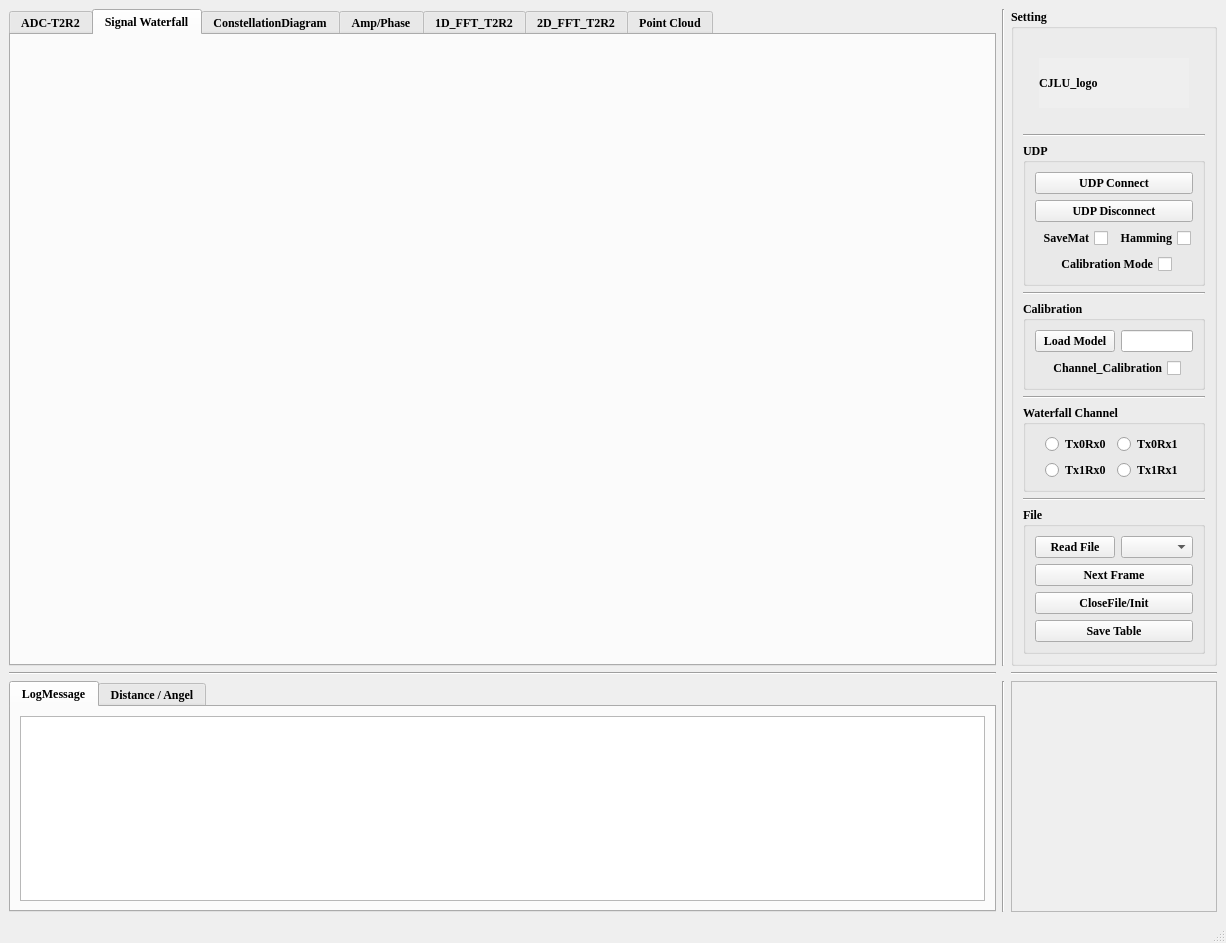
<?xml version="1.0" encoding="UTF-8"?>
<ui version="4.0">
 <class>MainWindow</class>
 <widget class="QMainWindow" name="MainWindow">
  <property name="geometry">
   <rect>
    <x>0</x>
    <y>0</y>
    <width>1226</width>
    <height>943</height>
   </rect>
  </property>
  <property name="windowTitle">
   <string>MainWindow</string>
  </property>
  <property name="layoutDirection">
   <enum>Qt::LeftToRight</enum>
  </property>
  <property name="autoFillBackground">
   <bool>true</bool>
  </property>
  <widget class="QWidget" name="centralwidget">
   <property name="layoutDirection">
    <enum>Qt::LeftToRight</enum>
   </property>
   <layout class="QGridLayout" name="gridLayout">
    <item row="3" column="1">
     <widget class="Line" name="line_3">
      <property name="orientation">
       <enum>Qt::Vertical</enum>
      </property>
     </widget>
    </item>
    <item row="3" column="0">
     <widget class="QTabWidget" name="tabWidget_Message">
      <property name="sizePolicy">
       <sizepolicy hsizetype="Expanding" vsizetype="Expanding">
        <horstretch>2</horstretch>
        <verstretch>3</verstretch>
       </sizepolicy>
      </property>
      <property name="font">
       <font>
        <family>Times New Roman</family>
        <weight>75</weight>
        <bold>true</bold>
       </font>
      </property>
      <property name="currentIndex">
       <number>0</number>
      </property>
      <widget class="QWidget" name="tab_log">
       <attribute name="title">
        <string>LogMessage</string>
       </attribute>
       <layout class="QHBoxLayout" name="horizontalLayout">
        <item>
         <widget class="QTextEdit" name="textEdit_log"/>
        </item>
       </layout>
      </widget>
      <widget class="QWidget" name="tab_Distance">
       <attribute name="title">
        <string>Distance / Angel</string>
       </attribute>
       <layout class="QHBoxLayout" name="horizontalLayout_2">
        <item>
         <widget class="QTableWidget" name="tableWidget_distance"/>
        </item>
       </layout>
      </widget>
     </widget>
    </item>
    <item row="0" column="2">
     <widget class="QGroupBox" name="groupBox_Config">
      <property name="sizePolicy">
       <sizepolicy hsizetype="Expanding" vsizetype="Expanding">
        <horstretch>2</horstretch>
        <verstretch>2</verstretch>
       </sizepolicy>
      </property>
      <property name="font">
       <font>
        <family>Times New Roman</family>
        <weight>75</weight>
        <bold>true</bold>
       </font>
      </property>
      <property name="title">
       <string>Setting</string>
      </property>
      <layout class="QVBoxLayout" name="verticalLayout">
       <item>
        <spacer name="verticalSpacer_3">
         <property name="orientation">
          <enum>Qt::Vertical</enum>
         </property>
         <property name="sizeType">
          <enum>QSizePolicy::Fixed</enum>
         </property>
         <property name="sizeHint" stdset="0">
          <size>
           <width>20</width>
           <height>20</height>
          </size>
         </property>
        </spacer>
       </item>
       <item>
        <layout class="QHBoxLayout" name="horizontalLayout_7">
         <item>
          <spacer name="horizontalSpacer_7">
           <property name="orientation">
            <enum>Qt::Horizontal</enum>
           </property>
           <property name="sizeHint" stdset="0">
            <size>
             <width>40</width>
             <height>20</height>
            </size>
           </property>
          </spacer>
         </item>
         <item>
          <widget class="QLabel" name="CJLU_logo_label">
           <property name="sizePolicy">
            <sizepolicy hsizetype="Fixed" vsizetype="Fixed">
             <horstretch>0</horstretch>
             <verstretch>0</verstretch>
            </sizepolicy>
           </property>
           <property name="minimumSize">
            <size>
             <width>150</width>
             <height>50</height>
            </size>
           </property>
           <property name="maximumSize">
            <size>
             <width>150</width>
             <height>50</height>
            </size>
           </property>
           <property name="layoutDirection">
            <enum>Qt::LeftToRight</enum>
           </property>
           <property name="autoFillBackground">
            <bool>true</bool>
           </property>
           <property name="text">
            <string>CJLU_logo</string>
           </property>
          </widget>
         </item>
         <item>
          <spacer name="horizontalSpacer_8">
           <property name="orientation">
            <enum>Qt::Horizontal</enum>
           </property>
           <property name="sizeHint" stdset="0">
            <size>
             <width>40</width>
             <height>20</height>
            </size>
           </property>
          </spacer>
         </item>
        </layout>
       </item>
       <item>
        <spacer name="verticalSpacer_2">
         <property name="orientation">
          <enum>Qt::Vertical</enum>
         </property>
         <property name="sizeType">
          <enum>QSizePolicy::Fixed</enum>
         </property>
         <property name="sizeHint" stdset="0">
          <size>
           <width>20</width>
           <height>20</height>
          </size>
         </property>
        </spacer>
       </item>
       <item>
        <widget class="Line" name="line_7">
         <property name="orientation">
          <enum>Qt::Horizontal</enum>
         </property>
        </widget>
       </item>
       <item>
        <widget class="QGroupBox" name="groupBox_UDP">
         <property name="title">
          <string>UDP</string>
         </property>
         <layout class="QVBoxLayout" name="verticalLayout_2">
          <item>
           <widget class="QPushButton" name="pushButton_Connect">
            <property name="text">
             <string>UDP Connect</string>
            </property>
           </widget>
          </item>
          <item>
           <widget class="QPushButton" name="pushButton_Disconnect">
            <property name="text">
             <string>UDP Disconnect</string>
            </property>
           </widget>
          </item>
          <item>
           <layout class="QHBoxLayout" name="horizontalLayout_5">
            <item>
             <spacer name="horizontalSpacer">
              <property name="orientation">
               <enum>Qt::Horizontal</enum>
              </property>
              <property name="sizeHint" stdset="0">
               <size>
                <width>40</width>
                <height>20</height>
               </size>
              </property>
             </spacer>
            </item>
            <item>
             <widget class="QCheckBox" name="checkBox_IsSave">
              <property name="sizePolicy">
               <sizepolicy hsizetype="Expanding" vsizetype="Fixed">
                <horstretch>0</horstretch>
                <verstretch>0</verstretch>
               </sizepolicy>
              </property>
              <property name="layoutDirection">
               <enum>Qt::RightToLeft</enum>
              </property>
              <property name="text">
               <string>SaveMat</string>
              </property>
             </widget>
            </item>
            <item>
             <widget class="QCheckBox" name="checkBox_HammingWindow">
              <property name="sizePolicy">
               <sizepolicy hsizetype="Expanding" vsizetype="Fixed">
                <horstretch>0</horstretch>
                <verstretch>0</verstretch>
               </sizepolicy>
              </property>
              <property name="layoutDirection">
               <enum>Qt::RightToLeft</enum>
              </property>
              <property name="text">
               <string>Hamming</string>
              </property>
             </widget>
            </item>
            <item>
             <spacer name="horizontalSpacer_2">
              <property name="orientation">
               <enum>Qt::Horizontal</enum>
              </property>
              <property name="sizeHint" stdset="0">
               <size>
                <width>40</width>
                <height>20</height>
               </size>
              </property>
             </spacer>
            </item>
           </layout>
          </item>
          <item>
           <layout class="QHBoxLayout" name="horizontalLayout_10">
            <item>
             <spacer name="horizontalSpacer_13">
              <property name="orientation">
               <enum>Qt::Horizontal</enum>
              </property>
              <property name="sizeHint" stdset="0">
               <size>
                <width>40</width>
                <height>20</height>
               </size>
              </property>
             </spacer>
            </item>
            <item>
             <widget class="QCheckBox" name="checkBox_CalibrationMode">
              <property name="sizePolicy">
               <sizepolicy hsizetype="Expanding" vsizetype="Fixed">
                <horstretch>0</horstretch>
                <verstretch>0</verstretch>
               </sizepolicy>
              </property>
              <property name="layoutDirection">
               <enum>Qt::RightToLeft</enum>
              </property>
              <property name="text">
               <string>Calibration Mode‌</string>
              </property>
             </widget>
            </item>
            <item>
             <spacer name="horizontalSpacer_14">
              <property name="orientation">
               <enum>Qt::Horizontal</enum>
              </property>
              <property name="sizeHint" stdset="0">
               <size>
                <width>40</width>
                <height>20</height>
               </size>
              </property>
             </spacer>
            </item>
           </layout>
          </item>
         </layout>
        </widget>
       </item>
       <item>
        <widget class="Line" name="line_8">
         <property name="orientation">
          <enum>Qt::Horizontal</enum>
         </property>
        </widget>
       </item>
       <item>
        <widget class="QGroupBox" name="groupBox_calibration">
         <property name="title">
          <string>Calibration</string>
         </property>
         <layout class="QVBoxLayout" name="verticalLayout_5">
          <item>
           <layout class="QHBoxLayout" name="horizontalLayout_11">
            <item>
             <widget class="QPushButton" name="pushButton_LoadMode">
              <property name="sizePolicy">
               <sizepolicy hsizetype="Preferred" vsizetype="Fixed">
                <horstretch>5</horstretch>
                <verstretch>0</verstretch>
               </sizepolicy>
              </property>
              <property name="text">
               <string>Load Model</string>
              </property>
             </widget>
            </item>
            <item>
             <widget class="QLineEdit" name="lineEdit_ModeName">
              <property name="sizePolicy">
               <sizepolicy hsizetype="Expanding" vsizetype="Fixed">
                <horstretch>5</horstretch>
                <verstretch>0</verstretch>
               </sizepolicy>
              </property>
             </widget>
            </item>
           </layout>
          </item>
          <item>
           <layout class="QHBoxLayout" name="horizontalLayout_9">
            <item>
             <spacer name="horizontalSpacer_11">
              <property name="orientation">
               <enum>Qt::Horizontal</enum>
              </property>
              <property name="sizeHint" stdset="0">
               <size>
                <width>40</width>
                <height>20</height>
               </size>
              </property>
             </spacer>
            </item>
            <item>
             <widget class="QCheckBox" name="checkBox_channel_calibration">
              <property name="layoutDirection">
               <enum>Qt::RightToLeft</enum>
              </property>
              <property name="text">
               <string>Channel_Calibration</string>
              </property>
             </widget>
            </item>
            <item>
             <spacer name="horizontalSpacer_12">
              <property name="orientation">
               <enum>Qt::Horizontal</enum>
              </property>
              <property name="sizeHint" stdset="0">
               <size>
                <width>40</width>
                <height>20</height>
               </size>
              </property>
             </spacer>
            </item>
           </layout>
          </item>
         </layout>
        </widget>
       </item>
       <item>
        <widget class="Line" name="line_5">
         <property name="orientation">
          <enum>Qt::Horizontal</enum>
         </property>
        </widget>
       </item>
       <item>
        <widget class="QGroupBox" name="groupBox_Display">
         <property name="title">
          <string>Waterfall Channel</string>
         </property>
         <layout class="QVBoxLayout" name="verticalLayout_4">
          <item>
           <layout class="QHBoxLayout" name="horizontalLayout_6">
            <item>
             <spacer name="horizontalSpacer_3">
              <property name="orientation">
               <enum>Qt::Horizontal</enum>
              </property>
              <property name="sizeHint" stdset="0">
               <size>
                <width>40</width>
                <height>20</height>
               </size>
              </property>
             </spacer>
            </item>
            <item>
             <widget class="QRadioButton" name="radioButton_t0r0">
              <property name="text">
               <string>Tx0Rx0</string>
              </property>
             </widget>
            </item>
            <item>
             <widget class="QRadioButton" name="radioButton_t0r1">
              <property name="text">
               <string>Tx0Rx1</string>
              </property>
             </widget>
            </item>
            <item>
             <spacer name="horizontalSpacer_4">
              <property name="orientation">
               <enum>Qt::Horizontal</enum>
              </property>
              <property name="sizeHint" stdset="0">
               <size>
                <width>40</width>
                <height>20</height>
               </size>
              </property>
             </spacer>
            </item>
           </layout>
          </item>
          <item>
           <layout class="QHBoxLayout" name="horizontalLayout_12">
            <item>
             <spacer name="horizontalSpacer_5">
              <property name="orientation">
               <enum>Qt::Horizontal</enum>
              </property>
              <property name="sizeHint" stdset="0">
               <size>
                <width>40</width>
                <height>20</height>
               </size>
              </property>
             </spacer>
            </item>
            <item>
             <widget class="QRadioButton" name="radioButton_t1r0">
              <property name="text">
               <string>Tx1Rx0</string>
              </property>
             </widget>
            </item>
            <item>
             <widget class="QRadioButton" name="radioButton_t1r1">
              <property name="text">
               <string>Tx1Rx1</string>
              </property>
             </widget>
            </item>
            <item>
             <spacer name="horizontalSpacer_6">
              <property name="orientation">
               <enum>Qt::Horizontal</enum>
              </property>
              <property name="sizeHint" stdset="0">
               <size>
                <width>40</width>
                <height>20</height>
               </size>
              </property>
             </spacer>
            </item>
           </layout>
          </item>
         </layout>
        </widget>
       </item>
       <item>
        <widget class="Line" name="line_6">
         <property name="orientation">
          <enum>Qt::Horizontal</enum>
         </property>
        </widget>
       </item>
       <item>
        <widget class="QGroupBox" name="groupBox_File">
         <property name="title">
          <string>File</string>
         </property>
         <layout class="QVBoxLayout" name="verticalLayout_3">
          <item>
           <layout class="QHBoxLayout" name="horizontalLayout_4">
            <item>
             <widget class="QPushButton" name="pushButton_ReadFile">
              <property name="sizePolicy">
               <sizepolicy hsizetype="Expanding" vsizetype="Fixed">
                <horstretch>0</horstretch>
                <verstretch>0</verstretch>
               </sizepolicy>
              </property>
              <property name="text">
               <string>Read File</string>
              </property>
             </widget>
            </item>
            <item>
             <widget class="QComboBox" name="comboBox_MatFrom"/>
            </item>
           </layout>
          </item>
          <item>
           <widget class="QPushButton" name="pushButton_Next">
            <property name="text">
             <string>Next Frame</string>
            </property>
           </widget>
          </item>
          <item>
           <widget class="QPushButton" name="pushButton_CloseFile">
            <property name="text">
             <string>CloseFile/Init</string>
            </property>
           </widget>
          </item>
          <item>
           <widget class="QPushButton" name="pushButton">
            <property name="text">
             <string>Save Table</string>
            </property>
           </widget>
          </item>
         </layout>
        </widget>
       </item>
       <item>
        <spacer name="verticalSpacer">
         <property name="orientation">
          <enum>Qt::Vertical</enum>
         </property>
         <property name="sizeHint" stdset="0">
          <size>
           <width>20</width>
           <height>40</height>
          </size>
         </property>
        </spacer>
       </item>
      </layout>
     </widget>
    </item>
    <item row="0" column="1">
     <widget class="Line" name="line_4">
      <property name="orientation">
       <enum>Qt::Vertical</enum>
      </property>
     </widget>
    </item>
    <item row="1" column="0">
     <widget class="Line" name="line">
      <property name="orientation">
       <enum>Qt::Horizontal</enum>
      </property>
     </widget>
    </item>
    <item row="0" column="0">
     <widget class="QTabWidget" name="tabWidget_Display">
      <property name="sizePolicy">
       <sizepolicy hsizetype="Expanding" vsizetype="Expanding">
        <horstretch>10</horstretch>
        <verstretch>8</verstretch>
       </sizepolicy>
      </property>
      <property name="font">
       <font>
        <family>Times New Roman</family>
        <weight>75</weight>
        <bold>true</bold>
       </font>
      </property>
      <property name="currentIndex">
       <number>1</number>
      </property>
      <widget class="QWidget" name="tab_ADC">
       <attribute name="title">
        <string>ADC-T2R2</string>
       </attribute>
       <layout class="QGridLayout" name="gridLayout_2">
        <item row="0" column="1">
         <widget class="QWidget" name="widget_tx0rx1" native="true">
          <property name="sizePolicy">
           <sizepolicy hsizetype="Expanding" vsizetype="Expanding">
            <horstretch>0</horstretch>
            <verstretch>0</verstretch>
           </sizepolicy>
          </property>
         </widget>
        </item>
        <item row="1" column="0">
         <widget class="QWidget" name="widget_tx1rx0" native="true">
          <property name="sizePolicy">
           <sizepolicy hsizetype="Expanding" vsizetype="Expanding">
            <horstretch>0</horstretch>
            <verstretch>0</verstretch>
           </sizepolicy>
          </property>
         </widget>
        </item>
        <item row="1" column="1">
         <widget class="QWidget" name="widget_tx1rx1" native="true">
          <property name="sizePolicy">
           <sizepolicy hsizetype="Expanding" vsizetype="Expanding">
            <horstretch>0</horstretch>
            <verstretch>0</verstretch>
           </sizepolicy>
          </property>
         </widget>
        </item>
        <item row="0" column="0">
         <widget class="QWidget" name="widget_tx0rx0" native="true">
          <property name="sizePolicy">
           <sizepolicy hsizetype="Expanding" vsizetype="Expanding">
            <horstretch>0</horstretch>
            <verstretch>0</verstretch>
           </sizepolicy>
          </property>
         </widget>
        </item>
       </layout>
      </widget>
      <widget class="QWidget" name="tab">
       <attribute name="title">
        <string>Signal Waterfall</string>
       </attribute>
       <layout class="QHBoxLayout" name="horizontalLayout_8">
        <item>
         <widget class="QWidget" name="widget_Waterfall" native="true"/>
        </item>
       </layout>
      </widget>
      <widget class="QWidget" name="tab_ConstellationDiagram">
       <attribute name="title">
        <string>ConstellationDiagram</string>
       </attribute>
       <layout class="QGridLayout" name="gridLayout_6">
        <item row="0" column="0">
         <widget class="QWidget" name="widget_CDtx0rx0" native="true"/>
        </item>
        <item row="0" column="1">
         <widget class="QWidget" name="widget_CDtx0rx1" native="true"/>
        </item>
        <item row="1" column="0">
         <widget class="QWidget" name="widget_CDtx1rx0" native="true"/>
        </item>
        <item row="1" column="1">
         <widget class="QWidget" name="widget_CDtx1rx1" native="true"/>
        </item>
       </layout>
      </widget>
      <widget class="QWidget" name="tab__AmpPhase">
       <attribute name="title">
        <string>Amp/Phase</string>
       </attribute>
       <layout class="QGridLayout" name="gridLayout_7">
        <item row="0" column="0">
         <widget class="QWidget" name="widget_APtx0rx0" native="true"/>
        </item>
        <item row="0" column="1">
         <widget class="QWidget" name="widget_APtx0rx1" native="true"/>
        </item>
        <item row="1" column="0">
         <widget class="QWidget" name="widget_APtx1rx0" native="true"/>
        </item>
        <item row="1" column="1">
         <widget class="QWidget" name="widget_APtx1rx1" native="true"/>
        </item>
       </layout>
      </widget>
      <widget class="QWidget" name="tab_1DFFT">
       <property name="minimumSize">
        <size>
         <width>0</width>
         <height>0</height>
        </size>
       </property>
       <attribute name="title">
        <string>1D_FFT_T2R2</string>
       </attribute>
       <layout class="QGridLayout" name="gridLayout_3">
        <item row="0" column="0">
         <widget class="QWidget" name="widget_1DFFTtx0rx0" native="true"/>
        </item>
        <item row="0" column="1">
         <widget class="QWidget" name="widget_1DFFTtx0rx1" native="true"/>
        </item>
        <item row="1" column="0">
         <widget class="QWidget" name="widget_1DFFTtx1rx0" native="true"/>
        </item>
        <item row="1" column="1">
         <widget class="QWidget" name="widget_1DFFTtx1rx1" native="true"/>
        </item>
       </layout>
      </widget>
      <widget class="QWidget" name="tab_2DFFT">
       <attribute name="title">
        <string>2D_FFT_T2R2</string>
       </attribute>
       <layout class="QGridLayout" name="gridLayout_4">
        <item row="0" column="0">
         <widget class="QWidget" name="widget_2DFFTtx0rx0" native="true"/>
        </item>
        <item row="0" column="1">
         <widget class="QWidget" name="widget_2DFFTtx0rx1" native="true"/>
        </item>
        <item row="1" column="0">
         <widget class="QWidget" name="widget_2DFFTtx1rx0" native="true"/>
        </item>
        <item row="1" column="1">
         <widget class="QWidget" name="widget_2DFFTtx1rx1" native="true"/>
        </item>
       </layout>
      </widget>
      <widget class="QWidget" name="tab_PoitCloud">
       <attribute name="title">
        <string>Point Cloud</string>
       </attribute>
       <layout class="QHBoxLayout" name="horizontalLayout_3">
        <item>
         <widget class="QWidget" name="widget_PointCloud" native="true"/>
        </item>
       </layout>
      </widget>
     </widget>
    </item>
    <item row="1" column="2">
     <widget class="Line" name="line_2">
      <property name="orientation">
       <enum>Qt::Horizontal</enum>
      </property>
     </widget>
    </item>
    <item row="3" column="2">
     <widget class="QFrame" name="frame">
      <property name="frameShape">
       <enum>QFrame::StyledPanel</enum>
      </property>
      <property name="frameShadow">
       <enum>QFrame::Raised</enum>
      </property>
     </widget>
    </item>
   </layout>
   <zorder>tabWidget_Display</zorder>
   <zorder>line_3</zorder>
   <zorder>line</zorder>
   <zorder>line_4</zorder>
   <zorder>line_2</zorder>
   <zorder>groupBox_Config</zorder>
   <zorder>tabWidget_Message</zorder>
   <zorder>frame</zorder>
  </widget>
  <widget class="QMenuBar" name="menubar">
   <property name="geometry">
    <rect>
     <x>0</x>
     <y>0</y>
     <width>1226</width>
     <height>22</height>
    </rect>
   </property>
  </widget>
  <widget class="QStatusBar" name="statusbar"/>
 </widget>
 <resources/>
 <connections>
  <connection>
   <sender>pushButton_Connect</sender>
   <signal>clicked()</signal>
   <receiver>MainWindow</receiver>
   <slot>UDP_connect()</slot>
   <hints>
    <hint type="sourcelabel">
     <x>1035</x>
     <y>220</y>
    </hint>
    <hint type="destinationlabel">
     <x>927</x>
     <y>215</y>
    </hint>
   </hints>
  </connection>
  <connection>
   <sender>pushButton_Disconnect</sender>
   <signal>clicked()</signal>
   <receiver>MainWindow</receiver>
   <slot>UDP_disconnect()</slot>
   <hints>
    <hint type="sourcelabel">
     <x>1035</x>
     <y>249</y>
    </hint>
    <hint type="destinationlabel">
     <x>928</x>
     <y>337</y>
    </hint>
   </hints>
  </connection>
  <connection>
   <sender>pushButton_ReadFile</sender>
   <signal>clicked()</signal>
   <receiver>MainWindow</receiver>
   <slot>ReadFile()</slot>
   <hints>
    <hint type="sourcelabel">
     <x>961</x>
     <y>607</y>
    </hint>
    <hint type="destinationlabel">
     <x>806</x>
     <y>124</y>
    </hint>
   </hints>
  </connection>
  <connection>
   <sender>pushButton_Next</sender>
   <signal>clicked()</signal>
   <receiver>MainWindow</receiver>
   <slot>ShowNextFrame()</slot>
   <hints>
    <hint type="sourcelabel">
     <x>1035</x>
     <y>637</y>
    </hint>
    <hint type="destinationlabel">
     <x>805</x>
     <y>197</y>
    </hint>
   </hints>
  </connection>
  <connection>
   <sender>pushButton_CloseFile</sender>
   <signal>clicked()</signal>
   <receiver>MainWindow</receiver>
   <slot>CloseFile()</slot>
   <hints>
    <hint type="sourcelabel">
     <x>1035</x>
     <y>666</y>
    </hint>
    <hint type="destinationlabel">
     <x>806</x>
     <y>237</y>
    </hint>
   </hints>
  </connection>
  <connection>
   <sender>pushButton</sender>
   <signal>clicked()</signal>
   <receiver>MainWindow</receiver>
   <slot>SaveTable()</slot>
   <hints>
    <hint type="sourcelabel">
     <x>1035</x>
     <y>695</y>
    </hint>
    <hint type="destinationlabel">
     <x>865</x>
     <y>644</y>
    </hint>
   </hints>
  </connection>
  <connection>
   <sender>pushButton_LoadMode</sender>
   <signal>clicked()</signal>
   <receiver>MainWindow</receiver>
   <slot>LoadCalibratioMode()</slot>
   <hints>
    <hint type="sourcelabel">
     <x>938</x>
     <y>367</y>
    </hint>
    <hint type="destinationlabel">
     <x>865</x>
     <y>408</y>
    </hint>
   </hints>
  </connection>
 </connections>
 <slots>
  <slot>UDP_connect()</slot>
  <slot>UDP_disconnect()</slot>
  <slot>ReadFile()</slot>
  <slot>ShowNextFrame()</slot>
  <slot>CloseFile()</slot>
  <slot>SaveTable()</slot>
  <slot>LoadCalibratioMode()</slot>
 </slots>
</ui>
